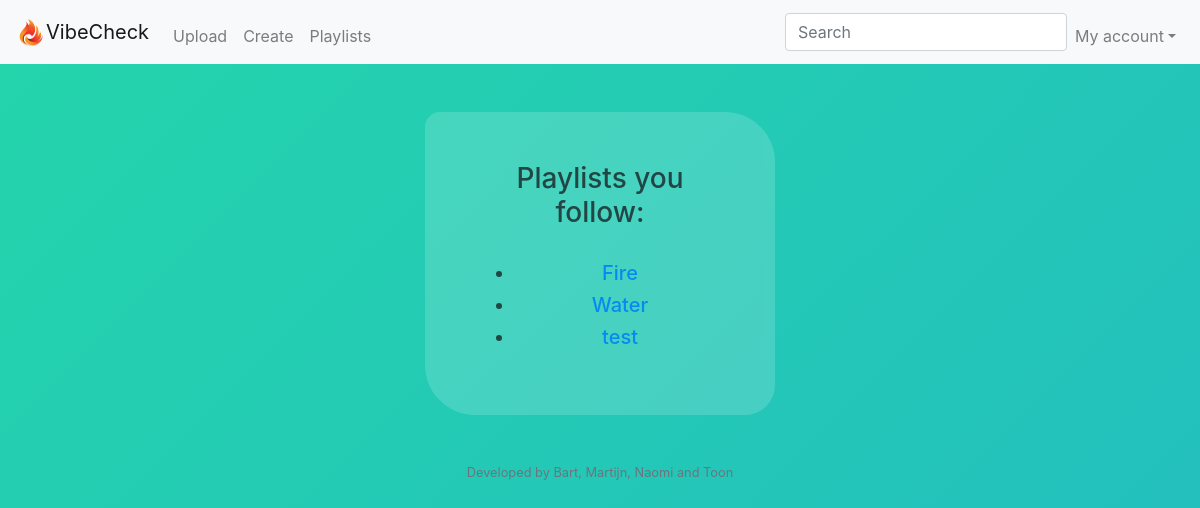
Page /playlists (signed in) on the earlier database version.
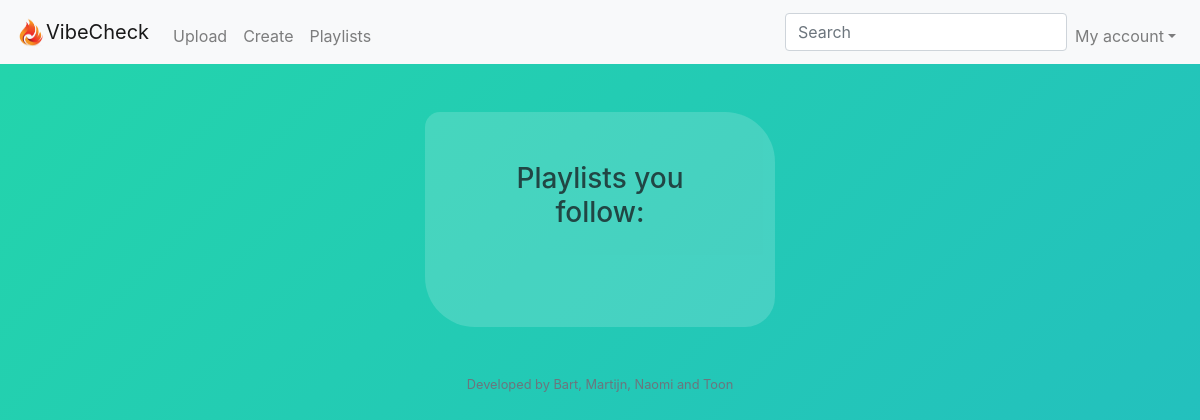
Same page on the later database version.
### tables this page shows
CREATE TABLE 'groups' ('group_id' integer PRIMARY KEY NOT NULL, 'group_name' text, 'description' text);

### application.py (the view)
@app.route("/playlists")
@login_required
def playlists():
    ids = []
    playlist_id = db.execute("SELECT group_id FROM group_users WHERE user_id = :user_id", user_id = session["user_id"])
    for i in range(len(playlist_id)):
        playlist_name = db.execute("SELECT group_name FROM groups WHERE group_id = :group_id", group_id = playlist_id[i]["group_id"])
        ids.append(playlist_name[0]["group_name"])
    return render_template("playlists.html", ids = ids)

### application.py (called while the page is built)
@app.after_request
def after_request(response):
    response.headers["Cache-Control"] = "no-cache, no-store, must-revalidate"
    response.headers["Expires"] = 0
    response.headers["Pragma"] = "no-cache"
    return response

### helpers.py (called while the page is built)
def login_required(f):
    @wraps(f)
    def decorated_function(*args, **kwargs):
        if session.get("user_id") is None:
            return redirect("/login")
        return f(*args, **kwargs)
    return decorated_function

### templates/playlists.html (shortened to what this page needs)
{% extends "layout.html" %}
{% block main %}
    <div align="center" class="form">
        <h3>Playlists you follow:</h3><br>
    <ul>
    {% for id in ids %}
    <h5><li><a href="/group_profile?name={{id}}">{{ id }}</a></li></h5>
    {% endfor %}
    </ul>
    </div>
{% endblock %}

### templates/layout.html (shortened to what this page needs)
<!DOCTYPE html>
<html lang="en">
    <head>
        <link href="https://stackpath.bootstrapcdn.com/bootstrap/4.3.1/css/bootstrap.min.css" rel="stylesheet">
        <link href="/static/styles.css" rel="stylesheet">
    </head>
    <body>
        <nav class="navbar sticky-top navbar-expand-lg navbar-light bg-light">
            <img src="/static/logo.png" width="30" height="30" alt="">
            <a class="navbar-brand" href="/timeline">VibeCheck</a>
            <div class="collapse navbar-collapse" id="navbar">
                {% if session.user_id %}
                <div class="collapse navbar-collapse">
                <ul class="navbar-nav mr-auto mt-2">
                    <li class="nav-item"><a class="nav-link" href="/upload">Upload</a></li>
                    <li class="nav-item"><a class="nav-link" href="/create">Create</a></li>
                    <li class="nav-item"><a class="nav-link" href="/playlists">Playlists</a></li>
                </ul>
                </div>
                <div text-align="center">
                    <input class="form-control mr-sm-2" type="search" placeholder="Search" aria-label="Search">
                </div>
                <ul class="navbar-nav ml-auto mt-2">
                    <a href="#menu2" class="nav-link dropdown-toggle" data-toggle="dropdown" id="navbarDropdownMenuLink" aria-expanded="false" aria-haspopup="true">My account</a>
                {% else %}
                <ul class="navbar-nav ml-auto mt-2">
                    <li class="nav-item"><a class="nav-link" href="/register">Register</a></li>
                    <li class="nav-item"><a class="nav-link" href="/login">Log In</a></li>
                </ul>
                {% endif %}
            </div>
        </nav>
        <main class="container p-5">
            {% block main %}{% endblock %}
        </main>
        <footer class="small text-center text-muted">
        Developed by Bart, Martijn, Naomi and Toon
        </footer>
    </body>
</html>

### static/styles.css (style rules this page uses)
body { background: linear-gradient(-45deg, #ee7752, #e73c7e, #23a6d5, #23d5ab); background-size: 800% 400%; animation: gradient 15s ease infinite; }
.form { margin: 0 auto; width:350px; text-align: center; background-color: rgba(255, 255, 255, 0.2); opacity: 0.8; padding: 50px; border-radius: 15px 50px 30px; }

Differences in the rows shown:
removed groups: group_name "Fire"
removed groups: group_name "Water"
removed groups: group_name "test"
